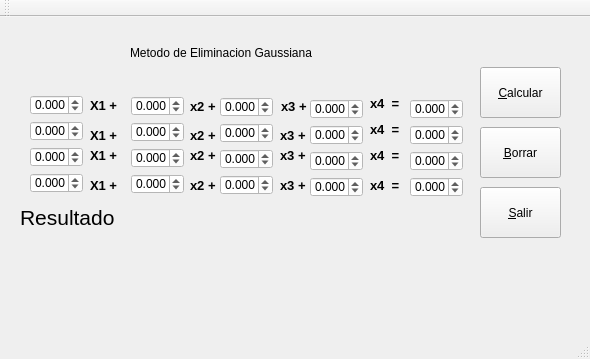
<?xml version="1.0" encoding="UTF-8"?>
<ui version="4.0">
 <class>eliminacion</class>
 <widget class="QMainWindow" name="eliminacion">
  <property name="geometry">
   <rect>
    <x>0</x>
    <y>0</y>
    <width>590</width>
    <height>359</height>
   </rect>
  </property>
  <property name="windowTitle">
   <string>eliminacion</string>
  </property>
  <property name="styleSheet">
   <string notr="true"/>
  </property>
  <widget class="QWidget" name="centralWidget">
   <widget class="QDoubleSpinBox" name="a1">
    <property name="geometry">
     <rect>
      <x>30</x>
      <y>78</y>
      <width>53</width>
      <height>20</height>
     </rect>
    </property>
    <property name="styleSheet">
     <string notr="true">background-color: rgb(255, 255, 255);</string>
    </property>
    <property name="decimals">
     <number>3</number>
    </property>
    <property name="minimum">
     <double>-99.000000000000000</double>
    </property>
    <property name="singleStep">
     <double>0.100000000000000</double>
    </property>
   </widget>
   <widget class="QDoubleSpinBox" name="a2">
    <property name="geometry">
     <rect>
      <x>30</x>
      <y>104</y>
      <width>53</width>
      <height>20</height>
     </rect>
    </property>
    <property name="styleSheet">
     <string notr="true">background-color: rgb(255, 255, 255);</string>
    </property>
    <property name="decimals">
     <number>3</number>
    </property>
    <property name="minimum">
     <double>-99.000000000000000</double>
    </property>
    <property name="singleStep">
     <double>0.100000000000000</double>
    </property>
   </widget>
   <widget class="QDoubleSpinBox" name="a3">
    <property name="geometry">
     <rect>
      <x>30</x>
      <y>130</y>
      <width>53</width>
      <height>20</height>
     </rect>
    </property>
    <property name="styleSheet">
     <string notr="true">background-color: rgb(255, 255, 255);</string>
    </property>
    <property name="decimals">
     <number>3</number>
    </property>
    <property name="minimum">
     <double>-99.000000000000000</double>
    </property>
    <property name="singleStep">
     <double>0.100000000000000</double>
    </property>
   </widget>
   <widget class="QDoubleSpinBox" name="a4">
    <property name="geometry">
     <rect>
      <x>30</x>
      <y>156</y>
      <width>53</width>
      <height>20</height>
     </rect>
    </property>
    <property name="styleSheet">
     <string notr="true">background-color: rgb(255, 255, 255);</string>
    </property>
    <property name="decimals">
     <number>3</number>
    </property>
    <property name="minimum">
     <double>-99.000000000000000</double>
    </property>
    <property name="singleStep">
     <double>0.100000000000000</double>
    </property>
   </widget>
   <widget class="QDoubleSpinBox" name="b1">
    <property name="geometry">
     <rect>
      <x>131</x>
      <y>79</y>
      <width>53</width>
      <height>20</height>
     </rect>
    </property>
    <property name="styleSheet">
     <string notr="true">background-color: rgb(255, 255, 255);</string>
    </property>
    <property name="decimals">
     <number>3</number>
    </property>
    <property name="minimum">
     <double>-99.000000000000000</double>
    </property>
    <property name="singleStep">
     <double>0.100000000000000</double>
    </property>
   </widget>
   <widget class="QDoubleSpinBox" name="c1">
    <property name="geometry">
     <rect>
      <x>220</x>
      <y>80</y>
      <width>53</width>
      <height>20</height>
     </rect>
    </property>
    <property name="styleSheet">
     <string notr="true">background-color: rgb(255, 255, 255);</string>
    </property>
    <property name="decimals">
     <number>3</number>
    </property>
    <property name="minimum">
     <double>-99.000000000000000</double>
    </property>
    <property name="singleStep">
     <double>0.100000000000000</double>
    </property>
   </widget>
   <widget class="QDoubleSpinBox" name="d1">
    <property name="geometry">
     <rect>
      <x>310</x>
      <y>82</y>
      <width>53</width>
      <height>20</height>
     </rect>
    </property>
    <property name="styleSheet">
     <string notr="true">background-color: rgb(255, 255, 255);</string>
    </property>
    <property name="decimals">
     <number>3</number>
    </property>
    <property name="minimum">
     <double>-99.000000000000000</double>
    </property>
    <property name="singleStep">
     <double>0.100000000000000</double>
    </property>
   </widget>
   <widget class="QDoubleSpinBox" name="A">
    <property name="geometry">
     <rect>
      <x>410</x>
      <y>82</y>
      <width>53</width>
      <height>20</height>
     </rect>
    </property>
    <property name="styleSheet">
     <string notr="true">background-color: rgb(255, 255, 255);</string>
    </property>
    <property name="decimals">
     <number>3</number>
    </property>
    <property name="minimum">
     <double>-99.000000000000000</double>
    </property>
    <property name="singleStep">
     <double>0.100000000000000</double>
    </property>
   </widget>
   <widget class="QDoubleSpinBox" name="B">
    <property name="geometry">
     <rect>
      <x>410</x>
      <y>108</y>
      <width>53</width>
      <height>20</height>
     </rect>
    </property>
    <property name="styleSheet">
     <string notr="true">background-color: rgb(255, 255, 255);</string>
    </property>
    <property name="decimals">
     <number>3</number>
    </property>
    <property name="minimum">
     <double>-99.000000000000000</double>
    </property>
    <property name="singleStep">
     <double>0.100000000000000</double>
    </property>
   </widget>
   <widget class="QDoubleSpinBox" name="d2">
    <property name="geometry">
     <rect>
      <x>310</x>
      <y>108</y>
      <width>53</width>
      <height>20</height>
     </rect>
    </property>
    <property name="styleSheet">
     <string notr="true">background-color: rgb(255, 255, 255);</string>
    </property>
    <property name="decimals">
     <number>3</number>
    </property>
    <property name="minimum">
     <double>-99.000000000000000</double>
    </property>
    <property name="singleStep">
     <double>0.100000000000000</double>
    </property>
   </widget>
   <widget class="QDoubleSpinBox" name="b2">
    <property name="geometry">
     <rect>
      <x>131</x>
      <y>105</y>
      <width>53</width>
      <height>20</height>
     </rect>
    </property>
    <property name="styleSheet">
     <string notr="true">background-color: rgb(255, 255, 255);</string>
    </property>
    <property name="decimals">
     <number>3</number>
    </property>
    <property name="minimum">
     <double>-99.000000000000000</double>
    </property>
    <property name="singleStep">
     <double>0.100000000000000</double>
    </property>
   </widget>
   <widget class="QDoubleSpinBox" name="c2">
    <property name="geometry">
     <rect>
      <x>220</x>
      <y>106</y>
      <width>53</width>
      <height>20</height>
     </rect>
    </property>
    <property name="styleSheet">
     <string notr="true">background-color: rgb(255, 255, 255);</string>
    </property>
    <property name="decimals">
     <number>3</number>
    </property>
    <property name="minimum">
     <double>-99.000000000000000</double>
    </property>
    <property name="singleStep">
     <double>0.100000000000000</double>
    </property>
   </widget>
   <widget class="QDoubleSpinBox" name="d3">
    <property name="geometry">
     <rect>
      <x>310</x>
      <y>134</y>
      <width>53</width>
      <height>20</height>
     </rect>
    </property>
    <property name="styleSheet">
     <string notr="true">background-color: rgb(255, 255, 255);</string>
    </property>
    <property name="decimals">
     <number>3</number>
    </property>
    <property name="minimum">
     <double>-99.000000000000000</double>
    </property>
    <property name="singleStep">
     <double>0.100000000000000</double>
    </property>
   </widget>
   <widget class="QDoubleSpinBox" name="C">
    <property name="geometry">
     <rect>
      <x>410</x>
      <y>134</y>
      <width>53</width>
      <height>20</height>
     </rect>
    </property>
    <property name="styleSheet">
     <string notr="true">background-color: rgb(255, 255, 255);</string>
    </property>
    <property name="decimals">
     <number>3</number>
    </property>
    <property name="minimum">
     <double>-99.000000000000000</double>
    </property>
    <property name="singleStep">
     <double>0.100000000000000</double>
    </property>
   </widget>
   <widget class="QDoubleSpinBox" name="b3">
    <property name="geometry">
     <rect>
      <x>131</x>
      <y>131</y>
      <width>53</width>
      <height>20</height>
     </rect>
    </property>
    <property name="styleSheet">
     <string notr="true">background-color: rgb(255, 255, 255);</string>
    </property>
    <property name="decimals">
     <number>3</number>
    </property>
    <property name="minimum">
     <double>-99.000000000000000</double>
    </property>
    <property name="singleStep">
     <double>0.100000000000000</double>
    </property>
   </widget>
   <widget class="QDoubleSpinBox" name="c3">
    <property name="geometry">
     <rect>
      <x>220</x>
      <y>132</y>
      <width>53</width>
      <height>20</height>
     </rect>
    </property>
    <property name="styleSheet">
     <string notr="true">background-color: rgb(255, 255, 255);</string>
    </property>
    <property name="decimals">
     <number>3</number>
    </property>
    <property name="minimum">
     <double>-99.000000000000000</double>
    </property>
    <property name="singleStep">
     <double>0.100000000000000</double>
    </property>
   </widget>
   <widget class="QDoubleSpinBox" name="b4">
    <property name="geometry">
     <rect>
      <x>131</x>
      <y>157</y>
      <width>53</width>
      <height>20</height>
     </rect>
    </property>
    <property name="styleSheet">
     <string notr="true">background-color: rgb(255, 255, 255);</string>
    </property>
    <property name="decimals">
     <number>3</number>
    </property>
    <property name="minimum">
     <double>-99.000000000000000</double>
    </property>
    <property name="singleStep">
     <double>0.100000000000000</double>
    </property>
   </widget>
   <widget class="QDoubleSpinBox" name="c4">
    <property name="geometry">
     <rect>
      <x>220</x>
      <y>158</y>
      <width>53</width>
      <height>20</height>
     </rect>
    </property>
    <property name="styleSheet">
     <string notr="true">background-color: rgb(255, 255, 255);</string>
    </property>
    <property name="decimals">
     <number>3</number>
    </property>
    <property name="minimum">
     <double>-99.000000000000000</double>
    </property>
    <property name="singleStep">
     <double>0.100000000000000</double>
    </property>
   </widget>
   <widget class="QDoubleSpinBox" name="d4">
    <property name="geometry">
     <rect>
      <x>310</x>
      <y>160</y>
      <width>53</width>
      <height>20</height>
     </rect>
    </property>
    <property name="styleSheet">
     <string notr="true">background-color: rgb(255, 255, 255);</string>
    </property>
    <property name="decimals">
     <number>3</number>
    </property>
    <property name="minimum">
     <double>-99.000000000000000</double>
    </property>
    <property name="singleStep">
     <double>0.100000000000000</double>
    </property>
   </widget>
   <widget class="QDoubleSpinBox" name="D">
    <property name="geometry">
     <rect>
      <x>410</x>
      <y>160</y>
      <width>53</width>
      <height>20</height>
     </rect>
    </property>
    <property name="styleSheet">
     <string notr="true">background-color: rgb(255, 255, 255);</string>
    </property>
    <property name="decimals">
     <number>3</number>
    </property>
    <property name="minimum">
     <double>-99.000000000000000</double>
    </property>
    <property name="singleStep">
     <double>0.100000000000000</double>
    </property>
   </widget>
   <widget class="QLabel" name="label">
    <property name="geometry">
     <rect>
      <x>90</x>
      <y>110</y>
      <width>32</width>
      <height>16</height>
     </rect>
    </property>
    <property name="font">
     <font>
      <pointsize>10</pointsize>
      <weight>75</weight>
      <bold>true</bold>
     </font>
    </property>
    <property name="styleSheet">
     <string notr="true"/>
    </property>
    <property name="text">
     <string>X1 +</string>
    </property>
   </widget>
   <widget class="QLabel" name="label_2">
    <property name="geometry">
     <rect>
      <x>90</x>
      <y>160</y>
      <width>32</width>
      <height>16</height>
     </rect>
    </property>
    <property name="font">
     <font>
      <pointsize>10</pointsize>
      <weight>75</weight>
      <bold>true</bold>
     </font>
    </property>
    <property name="styleSheet">
     <string notr="true"/>
    </property>
    <property name="text">
     <string>X1 +</string>
    </property>
   </widget>
   <widget class="QLabel" name="label_3">
    <property name="geometry">
     <rect>
      <x>90</x>
      <y>130</y>
      <width>32</width>
      <height>16</height>
     </rect>
    </property>
    <property name="font">
     <font>
      <pointsize>10</pointsize>
      <weight>75</weight>
      <bold>true</bold>
     </font>
    </property>
    <property name="styleSheet">
     <string notr="true"/>
    </property>
    <property name="text">
     <string>X1 +</string>
    </property>
   </widget>
   <widget class="QLabel" name="label_4">
    <property name="geometry">
     <rect>
      <x>90</x>
      <y>80</y>
      <width>32</width>
      <height>16</height>
     </rect>
    </property>
    <property name="font">
     <font>
      <pointsize>10</pointsize>
      <weight>75</weight>
      <bold>true</bold>
     </font>
    </property>
    <property name="styleSheet">
     <string notr="true"/>
    </property>
    <property name="text">
     <string>X1 +</string>
    </property>
   </widget>
   <widget class="QLabel" name="label_5">
    <property name="geometry">
     <rect>
      <x>20</x>
      <y>190</y>
      <width>101</width>
      <height>21</height>
     </rect>
    </property>
    <property name="font">
     <font>
      <family>MS Shell Dlg 2</family>
      <pointsize>16</pointsize>
      <weight>50</weight>
      <italic>false</italic>
      <bold>false</bold>
     </font>
    </property>
    <property name="styleSheet">
     <string notr="true"/>
    </property>
    <property name="text">
     <string>Resultado</string>
    </property>
   </widget>
   <widget class="QLabel" name="label_6">
    <property name="geometry">
     <rect>
      <x>190</x>
      <y>110</y>
      <width>30</width>
      <height>16</height>
     </rect>
    </property>
    <property name="font">
     <font>
      <pointsize>10</pointsize>
      <weight>75</weight>
      <bold>true</bold>
     </font>
    </property>
    <property name="styleSheet">
     <string notr="true"/>
    </property>
    <property name="text">
     <string>x2 +</string>
    </property>
   </widget>
   <widget class="QLabel" name="label_7">
    <property name="geometry">
     <rect>
      <x>190</x>
      <y>81</y>
      <width>30</width>
      <height>16</height>
     </rect>
    </property>
    <property name="font">
     <font>
      <pointsize>10</pointsize>
      <weight>75</weight>
      <bold>true</bold>
     </font>
    </property>
    <property name="styleSheet">
     <string notr="true"/>
    </property>
    <property name="text">
     <string>x2 +</string>
    </property>
   </widget>
   <widget class="QLabel" name="label_8">
    <property name="geometry">
     <rect>
      <x>190</x>
      <y>160</y>
      <width>30</width>
      <height>16</height>
     </rect>
    </property>
    <property name="font">
     <font>
      <pointsize>10</pointsize>
      <weight>75</weight>
      <bold>true</bold>
     </font>
    </property>
    <property name="styleSheet">
     <string notr="true"/>
    </property>
    <property name="text">
     <string>x2 +</string>
    </property>
   </widget>
   <widget class="QLabel" name="label_9">
    <property name="geometry">
     <rect>
      <x>190</x>
      <y>130</y>
      <width>30</width>
      <height>16</height>
     </rect>
    </property>
    <property name="font">
     <font>
      <pointsize>10</pointsize>
      <weight>75</weight>
      <bold>true</bold>
     </font>
    </property>
    <property name="styleSheet">
     <string notr="true"/>
    </property>
    <property name="text">
     <string>x2 +</string>
    </property>
   </widget>
   <widget class="QLabel" name="label_10">
    <property name="geometry">
     <rect>
      <x>280</x>
      <y>110</y>
      <width>30</width>
      <height>16</height>
     </rect>
    </property>
    <property name="font">
     <font>
      <pointsize>10</pointsize>
      <weight>75</weight>
      <bold>true</bold>
     </font>
    </property>
    <property name="styleSheet">
     <string notr="true"/>
    </property>
    <property name="text">
     <string>x3 +</string>
    </property>
   </widget>
   <widget class="QLabel" name="label_11">
    <property name="geometry">
     <rect>
      <x>281</x>
      <y>81</y>
      <width>30</width>
      <height>16</height>
     </rect>
    </property>
    <property name="font">
     <font>
      <pointsize>10</pointsize>
      <weight>75</weight>
      <bold>true</bold>
     </font>
    </property>
    <property name="styleSheet">
     <string notr="true"> </string>
    </property>
    <property name="text">
     <string>x3 +</string>
    </property>
   </widget>
   <widget class="QLabel" name="label_12">
    <property name="geometry">
     <rect>
      <x>280</x>
      <y>160</y>
      <width>30</width>
      <height>16</height>
     </rect>
    </property>
    <property name="font">
     <font>
      <pointsize>10</pointsize>
      <weight>75</weight>
      <bold>true</bold>
     </font>
    </property>
    <property name="styleSheet">
     <string notr="true"/>
    </property>
    <property name="text">
     <string>x3 +</string>
    </property>
   </widget>
   <widget class="QLabel" name="label_13">
    <property name="geometry">
     <rect>
      <x>280</x>
      <y>130</y>
      <width>30</width>
      <height>16</height>
     </rect>
    </property>
    <property name="font">
     <font>
      <pointsize>10</pointsize>
      <weight>75</weight>
      <bold>true</bold>
     </font>
    </property>
    <property name="styleSheet">
     <string notr="true"/>
    </property>
    <property name="text">
     <string>x3 +</string>
    </property>
   </widget>
   <widget class="QLabel" name="label_14">
    <property name="geometry">
     <rect>
      <x>370</x>
      <y>104</y>
      <width>34</width>
      <height>16</height>
     </rect>
    </property>
    <property name="font">
     <font>
      <pointsize>10</pointsize>
      <weight>75</weight>
      <bold>true</bold>
     </font>
    </property>
    <property name="styleSheet">
     <string notr="true"/>
    </property>
    <property name="text">
     <string>x4  =</string>
    </property>
   </widget>
   <widget class="QLabel" name="label_15">
    <property name="geometry">
     <rect>
      <x>370</x>
      <y>78</y>
      <width>34</width>
      <height>16</height>
     </rect>
    </property>
    <property name="font">
     <font>
      <pointsize>10</pointsize>
      <weight>75</weight>
      <bold>true</bold>
     </font>
    </property>
    <property name="styleSheet">
     <string notr="true"/>
    </property>
    <property name="text">
     <string>x4  =</string>
    </property>
   </widget>
   <widget class="QLabel" name="label_16">
    <property name="geometry">
     <rect>
      <x>370</x>
      <y>160</y>
      <width>34</width>
      <height>16</height>
     </rect>
    </property>
    <property name="font">
     <font>
      <pointsize>10</pointsize>
      <weight>75</weight>
      <bold>true</bold>
     </font>
    </property>
    <property name="styleSheet">
     <string notr="true"/>
    </property>
    <property name="text">
     <string>x4  =</string>
    </property>
   </widget>
   <widget class="QLabel" name="label_17">
    <property name="geometry">
     <rect>
      <x>370</x>
      <y>130</y>
      <width>34</width>
      <height>16</height>
     </rect>
    </property>
    <property name="font">
     <font>
      <pointsize>10</pointsize>
      <weight>75</weight>
      <bold>true</bold>
     </font>
    </property>
    <property name="styleSheet">
     <string notr="true"/>
    </property>
    <property name="text">
     <string>x4  =</string>
    </property>
   </widget>
   <widget class="QPushButton" name="calcular">
    <property name="enabled">
     <bool>true</bool>
    </property>
    <property name="geometry">
     <rect>
      <x>480</x>
      <y>50</y>
      <width>81</width>
      <height>51</height>
     </rect>
    </property>
    <property name="styleSheet">
     <string notr="true"/>
    </property>
    <property name="text">
     <string>&amp;Calcular</string>
    </property>
   </widget>
   <widget class="QPushButton" name="borrar">
    <property name="geometry">
     <rect>
      <x>480</x>
      <y>110</y>
      <width>81</width>
      <height>51</height>
     </rect>
    </property>
    <property name="styleSheet">
     <string notr="true"/>
    </property>
    <property name="text">
     <string>&amp;Borrar</string>
    </property>
   </widget>
   <widget class="QPushButton" name="SALIR">
    <property name="geometry">
     <rect>
      <x>480</x>
      <y>170</y>
      <width>81</width>
      <height>51</height>
     </rect>
    </property>
    <property name="styleSheet">
     <string notr="true"/>
    </property>
    <property name="text">
     <string>&amp;Salir</string>
    </property>
   </widget>
   <widget class="QLabel" name="Resultado">
    <property name="geometry">
     <rect>
      <x>20</x>
      <y>210</y>
      <width>451</width>
      <height>111</height>
     </rect>
    </property>
    <property name="styleSheet">
     <string notr="true">color: rgb(255, 0, 0);
font: 75 12pt &quot;MS Shell Dlg 2&quot;;</string>
    </property>
    <property name="text">
     <string/>
    </property>
   </widget>
   <widget class="QLabel" name="label_18">
    <property name="geometry">
     <rect>
      <x>130</x>
      <y>5</y>
      <width>331</width>
      <height>61</height>
     </rect>
    </property>
    <property name="styleSheet">
     <string notr="true"/>
    </property>
    <property name="text">
     <string>Metodo de Eliminacion Gaussiana</string>
    </property>
   </widget>
  </widget>
  <widget class="QToolBar" name="mainToolBar">
   <attribute name="toolBarArea">
    <enum>TopToolBarArea</enum>
   </attribute>
   <attribute name="toolBarBreak">
    <bool>false</bool>
   </attribute>
  </widget>
  <widget class="QStatusBar" name="statusBar"/>
 </widget>
 <layoutdefault spacing="6" margin="11"/>
 <resources/>
 <connections/>
</ui>
